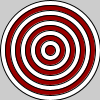
Frame 1 (no input)
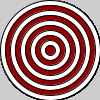
Frame 60 (the mouse pressed at the canvas centre just before this capture)
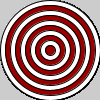
Frame 120 (the mouse held since frame 60 and released just before this capture)

The Processing sketch that drew these frames (run headless with seeded random() and noise(); from frame 60 on, the mouse is pressed at the canvas centre):

// Processing sketch: Bullseye
// ── Bullseye.pde
void setup()
{
  
}

void draw()
{
  fill(255, 255, 255);
  ellipse(50, 50, 100, 100);
  fill(153, 0, 0);
  ellipse(50, 50, 90, 90);
  fill(255, 255, 255);
  ellipse(50, 50, 80, 80);
  fill(153, 0, 0);
  ellipse(50, 50, 70, 70);
  fill(255, 255, 255);
  ellipse(50, 50, 60, 60);
  fill(153, 0, 0);
  ellipse(50, 50, 50, 50);
  fill(255, 255, 255);
  ellipse(50, 50, 40, 40);
  fill(153, 0, 0);
  ellipse(50, 50, 30, 30);
  fill(255, 255, 255);
  ellipse(50, 50, 20, 20);
  fill(153, 0, 0);
  ellipse(50, 50, 10, 10);
}
